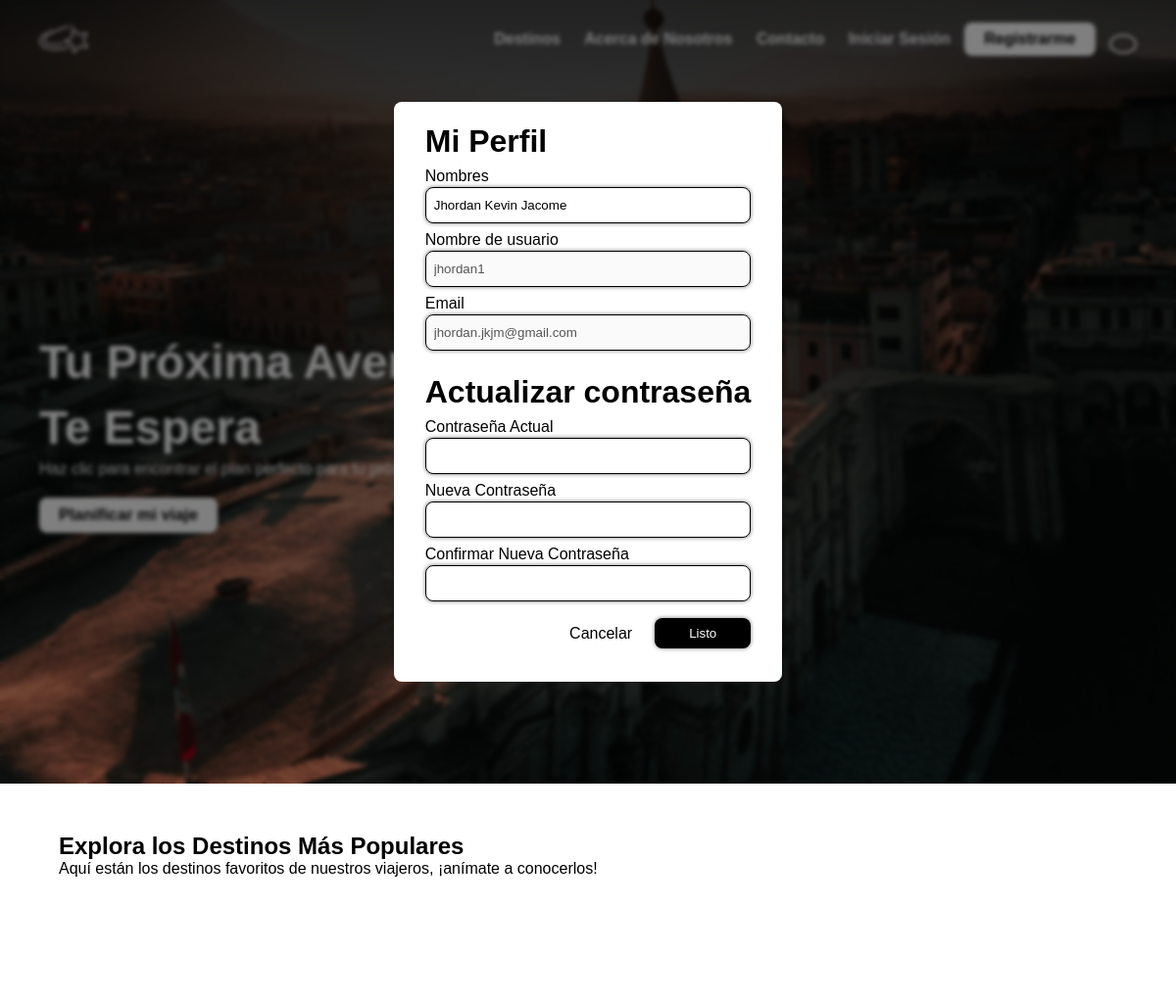
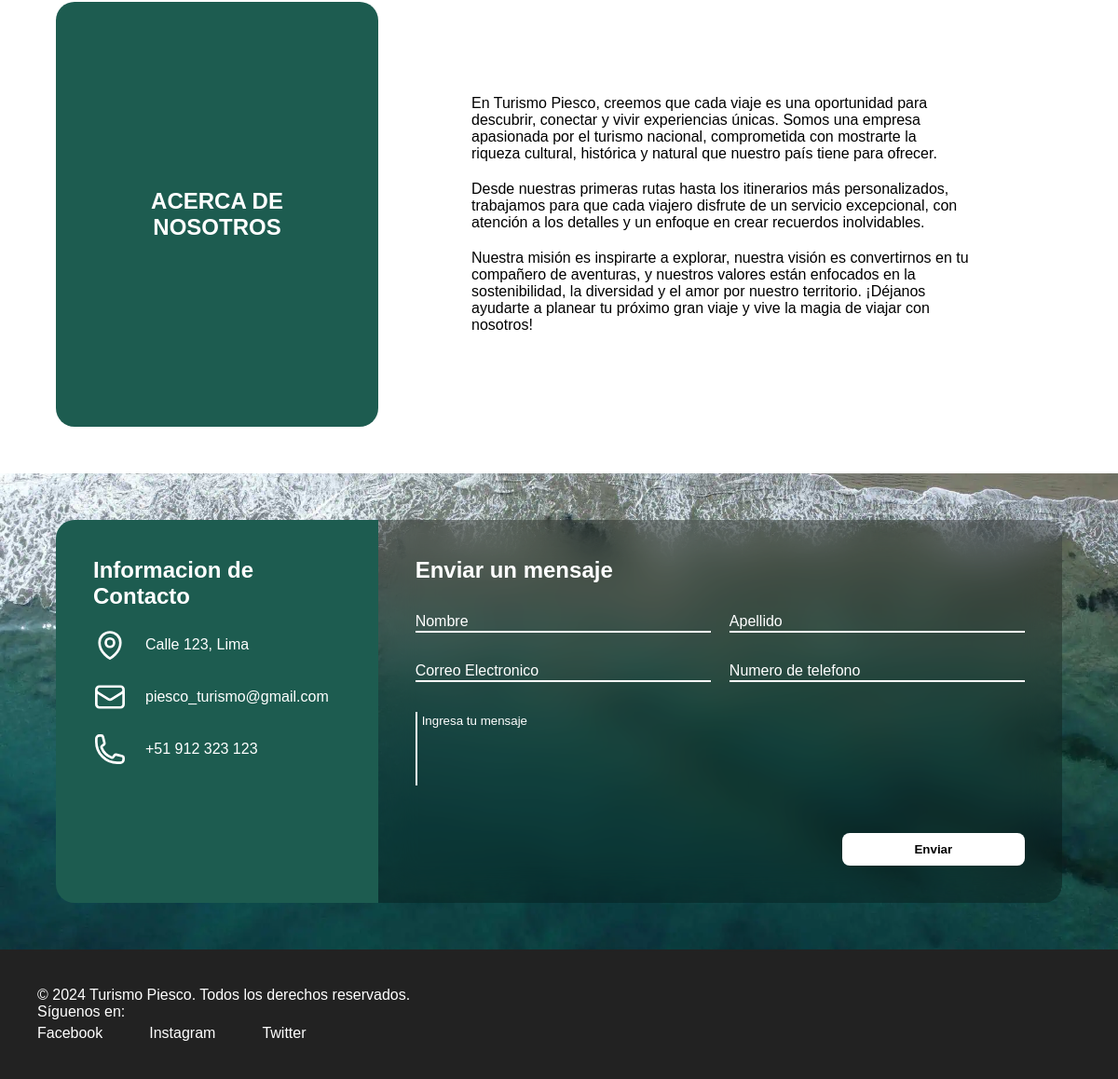
Page /src/app/profile (signed in) on the committed database (2 pictures, top to bottom).
### tables this page shows
CREATE TABLE Users(
    UserID INT PRIMARY KEY AUTO_INCREMENT,
    Username VARCHAR(100) UNIQUE NOT NULL,
    Password VARCHAR(255) NOT NULL,
    FullName VARCHAR(255) NOT NULL,
    Email VARCHAR(100) UNIQUE NOT NULL,
    Rol ENUM('administrador', 'usuario') DEFAULT 'usuario',
    Active TINYINT DEFAULT 0,
    ActivationToken VARCHAR(255) DEFAULT NULL,
    ResetToken VARCHAR(255) DEFAULT NULL,
    ResetTokenExpiration DATETIME DEFAULT NULL
);

### src/controllers/HomeController.php (called while the page is built, shortened)
<?php
require_once("../models/User.php");
class HomeController
{
    private $userModel;
    public function __construct()
    {
        $this->userModel = new User();
    }
    public function profile()
    {
        $userData = $this->userModel->getDataUserByID($_SESSION['UserID']);
        include(ROOT_PATH . "/views/viewHomePage.php");
    }
}

### src/config/Boot.php (called while the page is built, shortened)
<?php
require_once('../config/RouteNormalization.php');
require_once('../config/Routes.php');
$routes->IncomingRequest();

### src/app/index.php (called while the page is built)
<?php
require_once('../config/Boot.php');

### src/config/RouteNormalization.php (called while the page is built, shortened)
<?php
function base_url(string $path = ""): string
{
    static $baseUrl = APP_URL;
    if (empty($path)) {
        return APP_URL;
    }
    $partsBaseUrl = explode('/', $baseUrl);
    $parts = explode('/', str_replace('\\', '/', $path));
    foreach ($parts as $part) {
        if ($part === '..') {
            if (count($partsBaseUrl) > 3) {
                array_pop($partsBaseUrl);
            }
        } elseif ($part !== '.' && $part !== '') {
            $partsBaseUrl[] = $part;
        }
    }
    return implode('/', $partsBaseUrl);
}

### src/models/User.php (called while the page is built, shortened)
<?php
class User
{
    function getDataUserByID($UserID)
    {
        try {
            $objConexionSQL = new ConexionSQL();
            $connection = $objConexionSQL->ExecuteConnection();
            $query = 'SELECT Username, FullName, Email, Rol FROM Users WHERE UserID = ?';
            $stmt = $connection->prepare($query);
            $stmt->bind_param('i', $UserID);
            $stmt->execute();
            $result = $stmt->get_result();
            if ($row = $result->fetch_assoc()) {
                return $row;
            } else {
                return false;
            }
        } catch (Exception $e) {
            echo $e->getMessage();
        }
    }
}

### src/views/viewProfileModal.php (the view, shortened to what this page needs)
<dialog id="dialog-profile-modal" open>
    <div class='body-dialog'>
        <div class='container-dialog'>
            <h1 class="title-modal">Mi Perfil</h1>
            <form action="<?= base_url("profile/update") ?>" method="POST">
                <div class="row-input-dialog">
                    <label for="fullname">Nombres</label>
                    <input type="text" name="fullname" value="<?php echo $userData['FullName']; ?>" required>
                </div>
                <div class="row-input-dialog">
                    <label for="username">Nombre de usuario</label>
                    <input type="text" value="<?php echo $userData['Username']; ?>" disabled>
                </div>
                <div class="row-input-dialog">
                    <label for="email">Email</label>
                    <input type="email" value="<?php echo $userData['Email']; ?>" disabled>
                </div>
                <h1>Actualizar contraseña</h1>
                <div class="row-input-dialog">
                    <label for="password">Contraseña Actual</label>
                    <input type="password" name="password">
                </div>
                <div class="row-input-dialog">
                    <label for="new_password">Nueva Contraseña</label>
                    <input type="password" name="new_password">
                </div>
                <div class="row-input-dialog">
                    <label for="confirm_password">Confirmar Nueva Contraseña</label>
                    <input type="password" name="confirm_password">
                </div>
                <div class="actions-form">
                    <a href="<?= base_url() ?>">Cancelar</a>
                    <button type="submit">Listo</button>
                </div>
            </form>
        </div>
    </div>
</dialog>

### assets/css/styleHeroSection.css (style rules this page uses)
@media (prefers-reduced-motion: no-preference) { :root { scroll-behavior: smooth; } }

### assets/css/styleHomePage.css (style rules this page uses)
* { margin: 0; padding: 0; box-sizing: border-box; font-family: "Poppins Regular", Arial; }
body { display: flex; position: relative; overflow-x: hidden; }
button { cursor: pointer; }

### src/views/viewProfileModal.php (style rules this page uses)
#dialog-profile-modal { width: 100%; height: 100vh; background: rgba(0, 0, 0, 0.5); border: none; outline: none; position: absolute; z-index: 10; top: 0; left: 0; }
#dialog-profile-modal .body-dialog { display: flex; justify-content: center; align-items: center; width: 100%; height: 100%; backdrop-filter: blur(2px); }
#dialog-profile-modal .container-dialog { background-color: #fff; padding: 2rem; padding-top: 1.35rem; border-radius: 0.5rem; height: 90%; overflow-y: auto; }
#dialog-profile-modal .title-modal { margin-bottom: 0.5rem; }
#dialog-profile-modal form { display: flex; flex-direction: column; gap: 0.5rem; }
#dialog-profile-modal form h1 { margin-top: 1rem; }
#dialog-profile-modal .row-input-dialog { display: flex; flex-direction: column; }
#dialog-profile-modal .row-input-dialog label { font-size: 1rem; margin-bottom: 0.125rem; color: #000; }
#dialog-profile-modal .row-input-dialog input { padding: 10px 8px; border-radius: 0.5rem; border: 1px solid #000; box-shadow: 0 0 4px #0000008a; }
#dialog-profile-modal .actions-form { display: flex; justify-content: flex-end; align-items: center; gap: 0.5rem; margin-top: 0.5rem; }
#dialog-profile-modal .actions-form a { text-decoration: none; color: #000; padding: 8px 15px; border-radius: 0.5rem; transition: background-color 0.3s ease; }
#dialog-profile-modal .actions-form button { background-color: #000; color: #fff; border: none; padding: 8px 35px; border-radius: 0.5rem; cursor: pointer; box-shadow: 0 0 4px #0000008a; transition: opacity 0.3s ease; }
@media (height > 750px) { #dialog-profile-modal .container-dialog { height: auto; } }

### rows in the picture
users: fullname "Jhordan Kevin Jacome", Username "jhordan1", Email "jhordan.jkjm@gmail.com"
